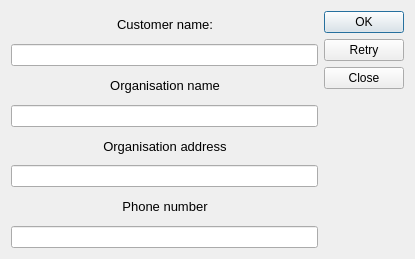
<?xml version="1.0" encoding="UTF-8"?>
<ui version="4.0">
 <class>AddCustomerForm</class>
 <widget class="QDialog" name="AddCustomerForm">
  <property name="geometry">
   <rect>
    <x>0</x>
    <y>0</y>
    <width>415</width>
    <height>259</height>
   </rect>
  </property>
  <property name="windowTitle">
   <string>Dialog</string>
  </property>
  <layout class="QHBoxLayout" name="horizontalLayout">
   <item>
    <layout class="QGridLayout" name="gridLayout">
     <item row="0" column="0">
      <spacer name="horizontalSpacer">
       <property name="orientation">
        <enum>Qt::Horizontal</enum>
       </property>
       <property name="sizeHint" stdset="0">
        <size>
         <width>28</width>
         <height>20</height>
        </size>
       </property>
      </spacer>
     </item>
     <item row="0" column="4">
      <spacer name="horizontalSpacer_2">
       <property name="orientation">
        <enum>Qt::Horizontal</enum>
       </property>
       <property name="sizeHint" stdset="0">
        <size>
         <width>40</width>
         <height>20</height>
        </size>
       </property>
      </spacer>
     </item>
     <item row="2" column="4">
      <spacer name="horizontalSpacer_4">
       <property name="orientation">
        <enum>Qt::Horizontal</enum>
       </property>
       <property name="sizeHint" stdset="0">
        <size>
         <width>40</width>
         <height>20</height>
        </size>
       </property>
      </spacer>
     </item>
     <item row="4" column="0">
      <spacer name="horizontalSpacer_5">
       <property name="orientation">
        <enum>Qt::Horizontal</enum>
       </property>
       <property name="sizeHint" stdset="0">
        <size>
         <width>40</width>
         <height>20</height>
        </size>
       </property>
      </spacer>
     </item>
     <item row="2" column="0">
      <spacer name="horizontalSpacer_3">
       <property name="orientation">
        <enum>Qt::Horizontal</enum>
       </property>
       <property name="sizeHint" stdset="0">
        <size>
         <width>40</width>
         <height>20</height>
        </size>
       </property>
      </spacer>
     </item>
     <item row="4" column="4">
      <spacer name="horizontalSpacer_6">
       <property name="orientation">
        <enum>Qt::Horizontal</enum>
       </property>
       <property name="sizeHint" stdset="0">
        <size>
         <width>40</width>
         <height>20</height>
        </size>
       </property>
      </spacer>
     </item>
     <item row="6" column="0">
      <spacer name="horizontalSpacer_7">
       <property name="orientation">
        <enum>Qt::Horizontal</enum>
       </property>
       <property name="sizeHint" stdset="0">
        <size>
         <width>40</width>
         <height>20</height>
        </size>
       </property>
      </spacer>
     </item>
     <item row="1" column="0" colspan="5">
      <widget class="QLineEdit" name="customerName"/>
     </item>
     <item row="3" column="0" colspan="5">
      <widget class="QLineEdit" name="organisationName"/>
     </item>
     <item row="5" column="0" colspan="5">
      <widget class="QLineEdit" name="organisationAddress"/>
     </item>
     <item row="7" column="0" colspan="5">
      <widget class="QLineEdit" name="phoneNumber"/>
     </item>
     <item row="6" column="4">
      <spacer name="horizontalSpacer_8">
       <property name="orientation">
        <enum>Qt::Horizontal</enum>
       </property>
       <property name="sizeHint" stdset="0">
        <size>
         <width>40</width>
         <height>20</height>
        </size>
       </property>
      </spacer>
     </item>
     <item row="6" column="1" colspan="3">
      <widget class="QLabel" name="label_4">
       <property name="font">
        <font>
         <pointsize>10</pointsize>
        </font>
       </property>
       <property name="text">
        <string>Phone number</string>
       </property>
       <property name="alignment">
        <set>Qt::AlignCenter</set>
       </property>
      </widget>
     </item>
     <item row="2" column="1" colspan="3">
      <widget class="QLabel" name="label_2">
       <property name="font">
        <font>
         <pointsize>10</pointsize>
        </font>
       </property>
       <property name="text">
        <string>Organisation name</string>
       </property>
       <property name="alignment">
        <set>Qt::AlignCenter</set>
       </property>
      </widget>
     </item>
     <item row="0" column="1" colspan="3">
      <widget class="QLabel" name="label">
       <property name="font">
        <font>
         <pointsize>10</pointsize>
        </font>
       </property>
       <property name="text">
        <string>Customer name:</string>
       </property>
       <property name="alignment">
        <set>Qt::AlignCenter</set>
       </property>
      </widget>
     </item>
     <item row="4" column="1" colspan="3">
      <widget class="QLabel" name="label_3">
       <property name="font">
        <font>
         <pointsize>10</pointsize>
        </font>
       </property>
       <property name="text">
        <string>Organisation address</string>
       </property>
       <property name="alignment">
        <set>Qt::AlignCenter</set>
       </property>
      </widget>
     </item>
    </layout>
   </item>
   <item>
    <widget class="QDialogButtonBox" name="buttonBox">
     <property name="orientation">
      <enum>Qt::Vertical</enum>
     </property>
     <property name="standardButtons">
      <set>QDialogButtonBox::Close|QDialogButtonBox::Ok|QDialogButtonBox::Retry</set>
     </property>
    </widget>
   </item>
  </layout>
 </widget>
 <resources/>
 <connections>
  <connection>
   <sender>buttonBox</sender>
   <signal>accepted()</signal>
   <receiver>AddCustomerForm</receiver>
   <slot>accept()</slot>
   <hints>
    <hint type="sourcelabel">
     <x>248</x>
     <y>254</y>
    </hint>
    <hint type="destinationlabel">
     <x>157</x>
     <y>274</y>
    </hint>
   </hints>
  </connection>
  <connection>
   <sender>buttonBox</sender>
   <signal>rejected()</signal>
   <receiver>AddCustomerForm</receiver>
   <slot>reject()</slot>
   <hints>
    <hint type="sourcelabel">
     <x>316</x>
     <y>260</y>
    </hint>
    <hint type="destinationlabel">
     <x>286</x>
     <y>274</y>
    </hint>
   </hints>
  </connection>
 </connections>
</ui>
